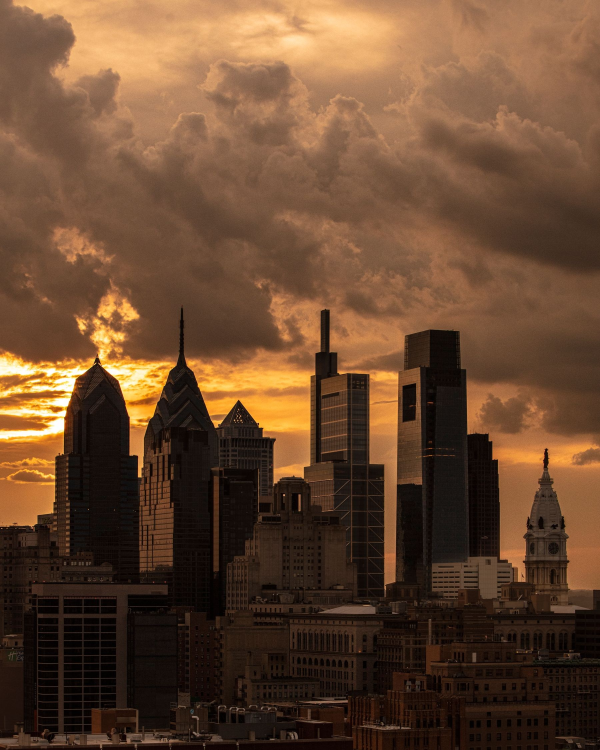
#> input picture assets/sk_philadelphia_clouds_still.jpg, 1800 x 2250 px (shown at 1/3 size); its folder holds 8 pictures in this run
$ python story_depotranking_cta.py
#> lines starting #> are read from the running program, lines starting #| are printed output that depends on the picture
### posts/style_finanzhafen.py
"""Gemeinsames Foto-Schema fuer Stories (Nutzerwunsch 2026-10-05: "alle
einfaerbigen Designs spannender machen, ein Schema das zum Account passt und
zum Finanzhafen-Stil des Feeds").

Das Schema ("depotdiary-Foto-Schema"):
  1. Vollflaechiges, starkes Finanz-/Stadtfoto (Pool, rotiert per Datum/Name)
  2. Dunkler Verlauf von unten (Text bleibt lesbar, Foto bleibt oben sichtbar)
  3. Eine grelle Akzentfarbe pro Post (Pool, rotiert) fuer Label + Schluesselwoerter
  4. Fette Caps-Headline linksbuendig, Fliesstext in Off-White
  5. Fester Anker: depotdiary-Wortmarke unten rechts (statt Avatar)
  6. Story-Safe-Zones: oben ~260 px und unten ~340 px werden von der
     Instagram-UI ueberdeckt -- dort steht nichts Wichtiges.

Nur Hilfsfunktionen, keine Seiteneffekte beim Import.
"""
import hashlib
import sys
from pathlib import Path

from PIL import Image, ImageDraw, ImageEnhance, ImageFont

sys.path.insert(0, str(Path(__file__).parent.parent))
import brand as B

ROOT = Path(__file__).parent.parent
SW, SH = B.STORY_SIZE
SAFE_TOP = 270
SAFE_BOTTOM = SH - 340

CREAM = "#F5F3EE"
SOFT = "#D8D5CE"
MUTED = "#A9A59C"

PHOTOS = [
    ROOT / "assets" / "sk_nyc_wtc_sunset_still.jpg",
    ROOT / "assets" / "sk_dubai_burj_sunset_still.jpg",
    ROOT / "assets" / "sk_philadelphia_clouds_still.jpg",
    ROOT / "assets" / "sk_chicago_pink_still.jpg",
    ROOT / "assets" / "sk_frankfurt_dusk_still.jpg",
    ROOT / "assets" / "sk_frankfurt_main_sunset_still.jpg",
    ROOT / "assets" / "sk_frankfurt_night_still.jpg",
    ROOT / "assets" / "sk_chicago_blue_still.jpg",
    ROOT / "assets" / "sk_singapore_dusk_still.jpg",
    ROOT / "assets" / "sk_london_golden_still.jpg",
    ROOT / "assets" / "wallstreet_bull_still.jpg",
    ROOT / "assets" / "nyse_flag_still.jpg",
    ROOT / "assets" / "frankfurt_dusk_still.jpg",
    ROOT / "assets" / "skyscraper_up_still.jpg",
] + sorted((ROOT / "assets" / "new_sk").glob("sk2_*.jpg"))

ACCENTS = ["#4CC9F0", "#FF3EA5", "#B6FF3D", "#FFDD3D", "#7B5CFF"]

WORDMARK = ROOT / "assets" / "logo_depotdiary_stacked_transparent.png"


def _digest(key, salt=""):
    return int(hashlib.md5((key + salt).encode("utf-8")).hexdigest(), 16)


def photo_for(key):
    return PHOTOS[_digest(key, "photo") % len(PHOTOS)]


def accent_for(key):
    return ACCENTS[_digest(key, "accent") % len(ACCENTS)]


def font(size, path=None):
    return ImageFont.truetype(path or B.SANS_BOLD, size)


def wrap_text(draw, text, fnt, max_w):
    words = text.split()
    lines, cur = [], ""
    for w in words:
        test = (cur + " " + w).strip()
        if draw.textlength(test, font=fnt) <= max_w:
            cur = test
        else:
            if cur:
                lines.append(cur)
            cur = w
    if cur:
        lines.append(cur)
    return lines


def fit_lines(draw, text, max_w, max_lines, start, minimum, path=None):
    """Groesste Schrift (start..minimum), bei der text in max_lines passt."""
    size = start
    while size >= minimum:
        f = font(size, path)
        lines = wrap_text(draw, text, f, max_w)
        if len(lines) <= max_lines and all(draw.textlength(l, font=f) <= max_w for l in lines):
            return f, lines
        size -= 4
    f = font(minimum, path)
    return f, wrap_text(draw, text, f, max_w)


def story_background(photo_path, scrim_from=0.34, scrim_len=0.34):
    """Foto auf 9:16 (cover), leicht abgedunkelt, dunkler Verlauf von unten."""
#> called with scrim_from = 0.22, scrim_len = 0.3
    photo = Image.open(photo_path).convert("RGB")
#> photo is the input picture: PIL image 1800x2250 RGB; mean R, G, B 103.9, 72.3, 48.4
    ratio = SW / SH
    if photo.width / photo.height > ratio:
        nw = int(photo.height * ratio)
#> nw = 1265
        x0 = (photo.width - nw) // 2
#> x0 = 267
        photo = photo.crop((x0, 0, x0 + nw, photo.height))
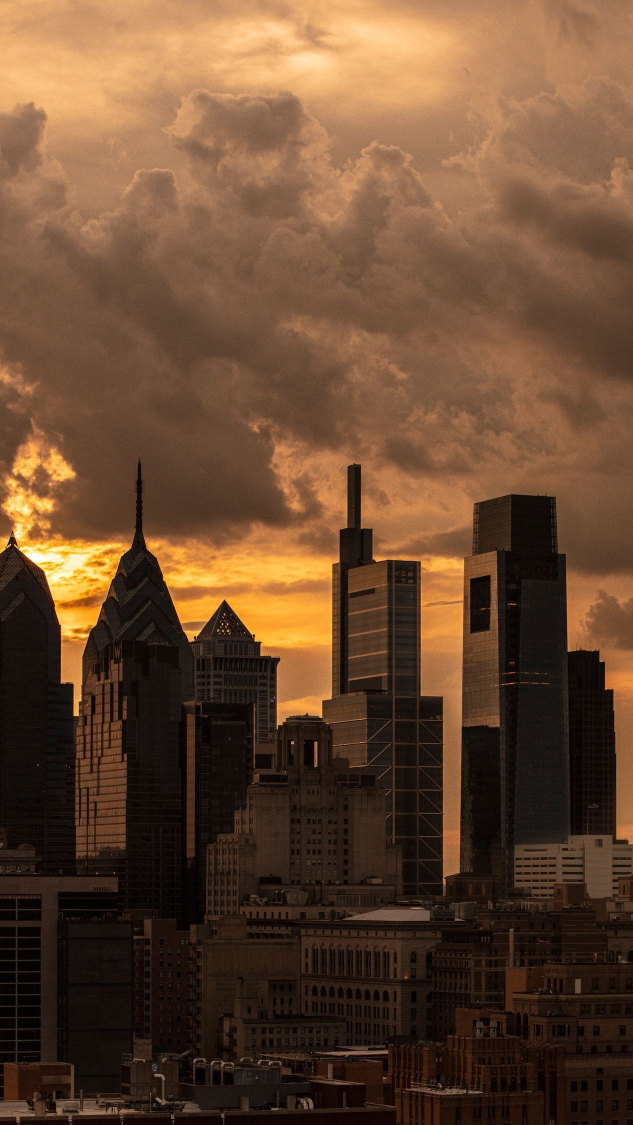
#> photo: PIL image 1265x2250 RGB (shown at 1/2 size); mean R, G, B 103.1, 72, 48.4
    else:
        nh = int(photo.width / ratio)
        y0 = int((photo.height - nh) * 0.30)
        photo = photo.crop((0, y0, photo.width, y0 + nh))
    photo = photo.resize((SW, SH), Image.LANCZOS)
#> photo: PIL image 1080x1920 RGB
    img = ImageEnhance.Brightness(photo).enhance(0.82)
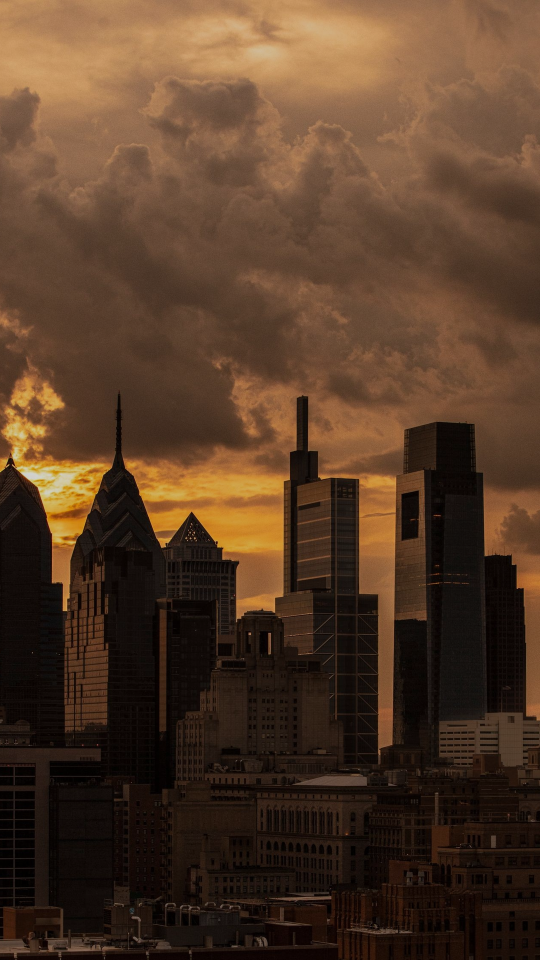
#> img: PIL image 1080x1920 RGB (shown at 1/2 size); mean R, G, B 84.1, 58.6, 39.2
    img = ImageEnhance.Contrast(img).enhance(1.08)
    img = ImageEnhance.Color(img).enhance(0.92)

    scrim = Image.new("L", (SW, SH), 0)
#> scrim: PIL image 1080x1920 L; every value is 0
    sd = ImageDraw.Draw(scrim)
    for y in range(SH):
        t = y / SH
        top = 175 if t < 0.15 else (int(175 * (1 - (t - 0.15) / 0.17)) if t < 0.32 else 0)
        bottom = int(242 * min(1.0, max(0.0, (t - scrim_from) / scrim_len)))
        sd.line([(0, y), (SW, y)], fill=max(top, bottom))
    black = Image.new("RGB", (SW, SH), (6, 5, 5))
    return Image.composite(black, img, scrim)
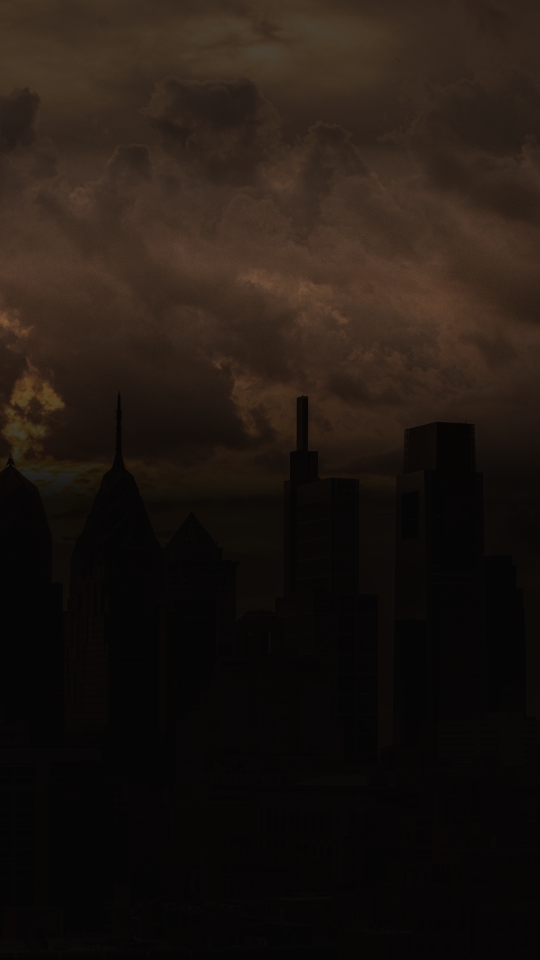
#> returned value: PIL image 1080x1920 RGB (shown at 1/2 size); mean R, G, B 31.7, 23.2, 17.5


def light_wordmark(height):
    """Wortmarke ist dunkle Tinte auf transparentem Grund -- auf Foto-Hintergruenden
    unsichtbar. Hier: Alpha-Maske uebernehmen, Rand abschneiden, in Off-White faerben."""
    logo = Image.open(WORDMARK).convert("RGBA")
    alpha = logo.split()[3]
    box = alpha.getbbox()
    if box:
        alpha = alpha.crop(box)
    light = Image.new("RGBA", alpha.size, (245, 243, 238, 255))
    light.putalpha(alpha)
    return light.resize((max(1, int(light.width * height / light.height)), height), Image.LANCZOS)


def draw_wordmark(img, bottom=None, height=88):
    try:
        logo = light_wordmark(height)
        bottom = SAFE_BOTTOM - 14 if bottom is None else bottom
        img.paste(logo, (SW - logo.width - 70, bottom - logo.height), logo)
    except FileNotFoundError:
        pass


def draw_top(draw, accent, label, date_label=None):
    """Handle + Label im oberen Safe-Bereich (unterhalb der IG-UI), mit weichem Schatten
    damit es auch auf hellen Fotos lesbar bleibt."""
#> called with accent = '#4CC9F0', label = 'DEPOT-RANKING'
    handle = "@DASDEPOTDIARY" + (f"   {date_label}" if date_label else "")
    for dx, dy in ((3, 3), (2, 2)):
        draw.text((80 + dx, SAFE_TOP + dy), handle, font=font(24), fill=(0, 0, 0))
        draw.text((80 + dx, SAFE_TOP + 44 + dy), label, font=font(30), fill=(0, 0, 0))
    draw.text((80, SAFE_TOP), handle, font=font(24), fill=CREAM)
    draw.text((80, SAFE_TOP + 44), label, font=font(30), fill=accent)


# [73 lines left out: functions glass, draw_list_story, not called in this run]


def draw_cta_story(key, label, title_lines, body, cta, note):
    """Call-to-Action-Story im Foto-Schema: Caps-Titel, kurzer Text, Akzent-CTA."""
    accent = accent_for(key)
    img = story_background(photo_for(key), scrim_from=0.22, scrim_len=0.30)
    draw = ImageDraw.Draw(img)
    draw_top(draw, accent, label)
    max_w = SW - 160
    meas = draw
    tf, tlines = fit_lines(draw, " ".join(title_lines), max_w, len(title_lines) + 1, 104, 60)
    # Zeilenumbrueche wie angegeben beibehalten, solange sie in die Breite passen
    tf = font(96)
    while any(draw.textlength(l, font=tf) > max_w for l in title_lines) and tf.size > 56:
        tf = font(tf.size - 4)
#> this loop made 0 passes
    bf = font(36)
    blines = wrap_text(draw, body, bf, max_w)
#> blines = 3 items
    cf = font(44)
    clines = wrap_text(draw, cta, cf, max_w)
#> clines = ["Schick's uns per DM."]
    total = len(title_lines) * int(tf.size * 1.1) + 36 + len(blines) * 50 + 50 + len(clines) * 56
#> total = 607
    y = 1420 - total
#> y = 813
    for line in title_lines:
        draw.text((80, y), line, font=tf, fill=CREAM)
        y += int(tf.size * 1.1)
#> this loop made 3 passes
#> (line, y) on passes 1 to 3: ('JETZT ECHT.', 918), ('SCHICK UNS', 1023), ('DEIN DEPOT.', 1128)
#> after the loop, y = 1128
    y += 36
#> y = 1164
    for line in blines:
        draw.text((80, y), line, font=bf, fill=SOFT)
        y += 50
#> this loop made 3 passes
#> y on passes 1 to 2: 1214, 1264
#> (line, y) on pass 3: ('keine echten Betraege.', 1314)
#> after the loop, y = 1314
    y += 50
#> y = 1364
    draw.rectangle([80, y - 24, 80 + 90, y - 18], fill=accent)
    for line in clines:
        draw.text((80, y), line, font=cf, fill=accent)
        y += 56
#> this loop made 1 pass
#> (line, y) on pass 1: ("Schick's uns per DM.", 1420)
#> after the loop, y = 1420
    draw.text((80, SAFE_BOTTOM - 62), note, font=font(20), fill=MUTED)
    draw_wordmark(img)
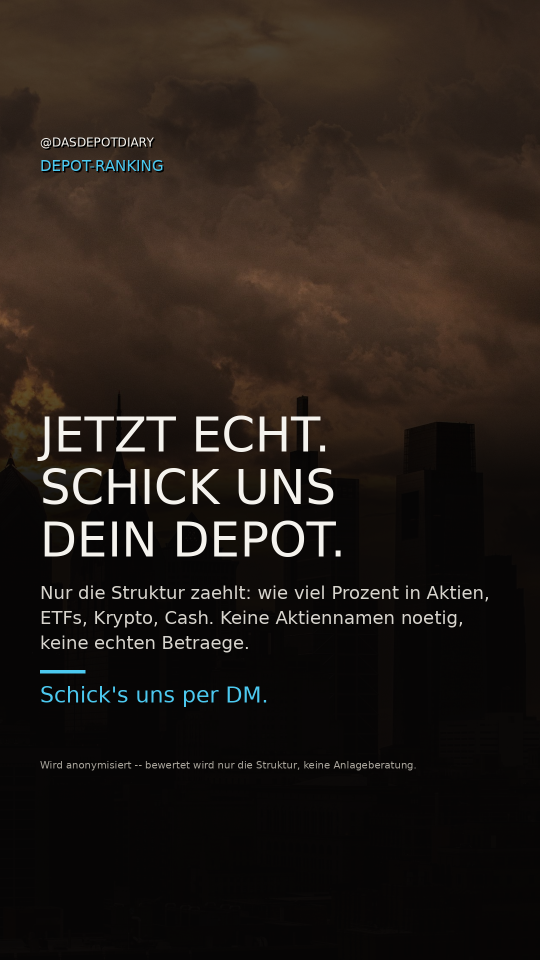
#> img: PIL image 1080x1920 RGB (shown at 1/2 size); mean R, G, B 37.8, 29.7, 24.2
    return img

### posts/story_depotranking_cta.py
"""Call-to-Action-Story fuer echte Depot-Ranking-Einsendungen (2026-09-11).

Bittet Follower per DM ihr Depot zu schicken (nur Prozente/Struktur, keine
Aktiennamen noetig) -- Grundlage fuer eine spaetere ECHTE Ausgabe von
Depot-Ranking (bisher nur fiktive Beispiele). Gleiche dunkle Tier-Liste-
Optik wie format_depotranking.py, damit die Story klar dem Format
zugeordnet wird.

Aufruf:
  python posts/story_depotranking_cta.py
"""
import sys
from pathlib import Path

from PIL import Image, ImageDraw, ImageFilter, ImageFont

sys.path.insert(0, str(Path(__file__).parent.parent))
import brand as B

ROOT = Path(__file__).parent.parent
NAME = "story_depotranking_cta"
OUTPUT = ROOT / "output" / NAME
TT_DIR = OUTPUT / "tiktok_9x16"
TT_DIR.mkdir(parents=True, exist_ok=True)

W, H = B.STORY_SIZE

BG_TOP = (26, 29, 36)
BG_BOTTOM = (13, 15, 20)
CREAM = "#F2F0EA"
MUTED = "#9B9BA8"
GOLD = "#F5C518"
OWN_HANDLE = "@DASDEPOTDIARY"


def font(path, size):
    return ImageFont.truetype(path, size)


def wrap_text(draw, text, f, max_w):
    words = text.split()
    lines, cur = [], ""
    for w in words:
        test = (cur + " " + w).strip()
        if draw.textlength(test, font=f) <= max_w:
            cur = test
        else:
            if cur:
                lines.append(cur)
            cur = w
    if cur:
        lines.append(cur)
    return lines


def gradient_background(top_rgb, bottom_rgb):
    base = Image.new("RGB", (1, H))
    for y in range(H):
        t = y / max(H - 1, 1)
        r = int(top_rgb[0] + (bottom_rgb[0] - top_rgb[0]) * t)
        g = int(top_rgb[1] + (bottom_rgb[1] - top_rgb[1]) * t)
        b = int(top_rgb[2] + (bottom_rgb[2] - top_rgb[2]) * t)
        base.putpixel((0, y), (r, g, b))
    return base.resize((W, H))


def add_radial_glow(img, cx, cy, radius, color, strength=55):
    glow = Image.new("L", (W, H), 0)
    gdraw = ImageDraw.Draw(glow)
    gdraw.ellipse([cx - radius, cy - radius, cx + radius, cy + radius], fill=strength)
    glow = glow.filter(ImageFilter.GaussianBlur(radius * 0.5))
    color_layer = Image.new("RGB", (W, H), color)
    img.paste(color_layer, (0, 0), glow)


def main():
    """v2 (2026-10-05): depotdiary-Foto-Schema (posts/style_finanzhafen.py) statt dunkler Flaeche."""
    sys.path.insert(0, str(Path(__file__).parent))
    import style_finanzhafen as S
    img = S.draw_cta_story("depotranking", "DEPOT-RANKING", ['JETZT ECHT.', 'SCHICK UNS', 'DEIN DEPOT.'],
        "Nur die Struktur zaehlt: wie viel Prozent in Aktien, ETFs, Krypto, Cash. Keine Aktiennamen noetig, keine echten Betraege.",
        "Schick's uns per DM.", "Wird anonymisiert -- bewertet wird nur die Struktur, keine Anlageberatung.")
    img.save(TT_DIR / "slide_1.png")
    img.save(OUTPUT / "uebersicht.png")
    print(f"Fertig: {OUTPUT / 'uebersicht.png'}")


if __name__ == "__main__":
    main()
